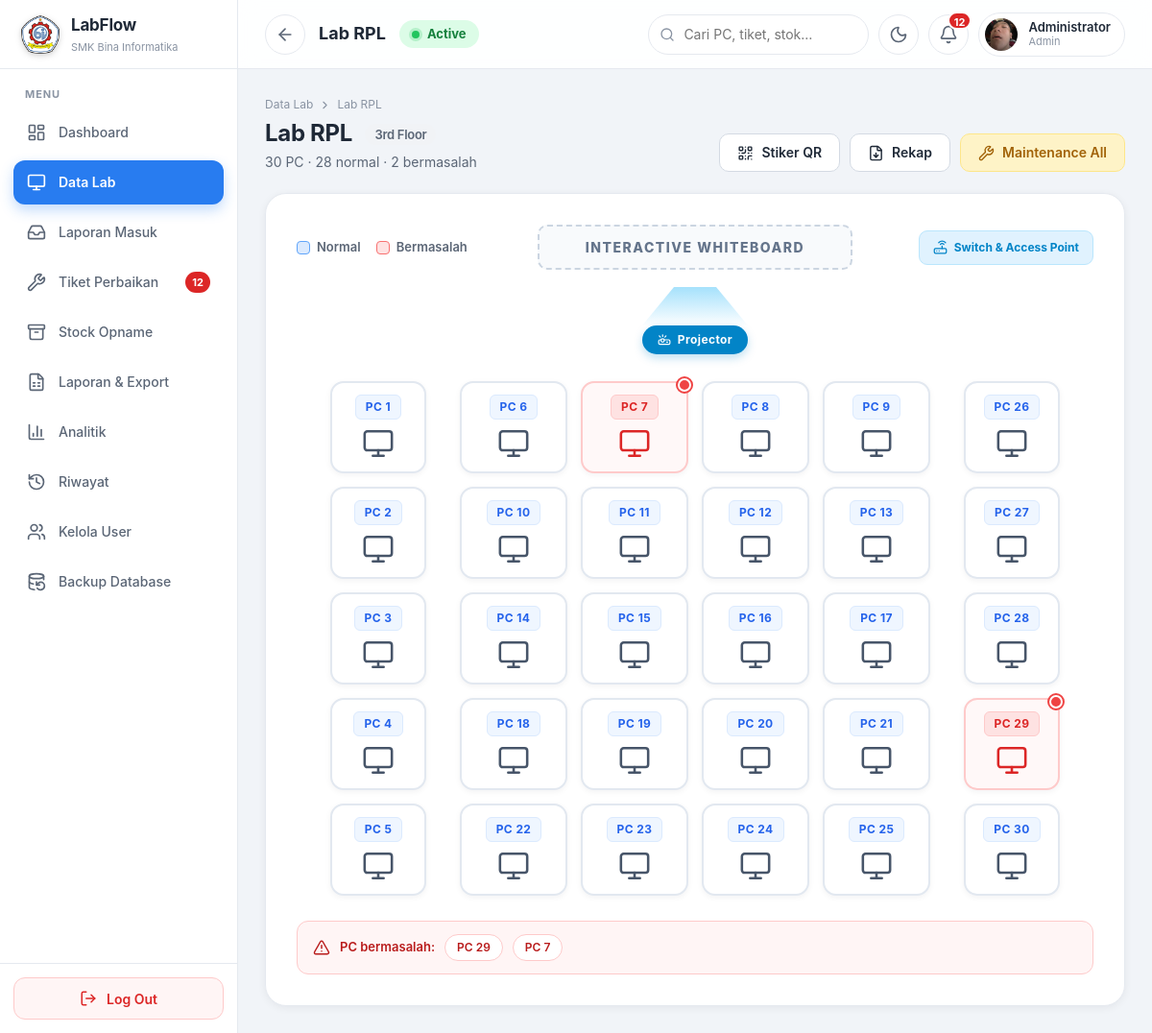
The app's page /lab.php?lab=rpl (signed in) with its own data.
### tables this page shows
CREATE TABLE `laboratories` (
  `id` int UNSIGNED NOT NULL,
  `code` varchar(20) NOT NULL,
  `name` varchar(100) NOT NULL,
  `folder` varchar(50) NOT NULL,
  `page_file` varchar(80) NOT NULL,
  `floor` varchar(30) NOT NULL,
  `status` enum('active','maintenance') NOT NULL DEFAULT 'active',
  `image` varchar(255) NOT NULL DEFAULT 'lab.jpg',
  `total_pcs` smallint UNSIGNED NOT NULL DEFAULT '0',
  `created_at` timestamp NOT NULL DEFAULT CURRENT_TIMESTAMP,
  `updated_at` timestamp NOT NULL DEFAULT CURRENT_TIMESTAMP ON UPDATE CURRENT_TIMESTAMP
);

### config/koneksi.php (called while the page is built, shortened)
<?php
function db(): PDO
{
    static $pdo = null;
    if ($pdo === null) {
        $pdo = new PDO(
            'mysql:host=' . DB_HOST . ';dbname=' . DB_NAME . ';charset=utf8mb4',
            DB_USER,
            DB_PASS,
            [
                PDO::MYSQL_ATTR_INIT_COMMAND => "SET NAMES utf8mb4 COLLATE utf8mb4_unicode_ci, time_zone = '" . (new DateTime('now', new DateTimeZone(APP_TZ)))->format('P') . "'",
                PDO::ATTR_ERRMODE            => PDO::ERRMODE_EXCEPTION,
                PDO::ATTR_DEFAULT_FETCH_MODE => PDO::FETCH_ASSOC,
                PDO::ATTR_EMULATE_PREPARES   => false,
            ]
        );
    }
    return $pdo;
}

### config/auth.php (called while the page is built, shortened)
<?php
require_once __DIR__ . '/koneksi.php';
function e($v): string
{
    return htmlspecialchars((string)$v, ENT_QUOTES, 'UTF-8');
}
function can_edit(): bool
{
    return in_array($_SESSION['role'] ?? '', ['admin', 'coordinator'], true);
}
function get_lab(string $code): ?array
{
    $s = db()->prepare('SELECT * FROM v_lab_overview WHERE code = ?');
    $s->execute([$code]);
    return $s->fetch() ?: null;
}
function get_issue_pcs(string $labCode): array
{
    $s = db()->prepare(
        "SELECT v.pc_number FROM v_pc_status v JOIN laboratories l ON l.id=v.laboratory_id
         WHERE l.code=? AND v.status='issue' COLLATE utf8mb4_unicode_ci"
    );
    $s->execute([$labCode]);
    return array_map('intval', $s->fetchAll(PDO::FETCH_COLUMN));
}

### lab.php (the view, shortened to what this page needs)
<?php
require_once __DIR__ . '/config/layout.php';
$labCode = preg_replace('/[^a-z0-9_-]/i', '', (string)($_GET['lab'] ?? ''));
$lab   = get_lab($labCode);
$issue   = get_issue_pcs($labCode);
$total   = (int)$lab['total_pcs'];
$maint   = $lab['status'] === 'maintenance';
$canEdit = can_edit();
$nIssue  = count($issue);
function lab_pc(int $n, array $issue): string
{
    global $labCode;
    $bad = in_array($n, $issue, true);
    return '<a class="pc-station ' . ($bad ? 'is-issue' : 'is-ok') . '" href="pc.php?lab=' . rawurlencode($labCode) . '&amp;no=' . $n . '"'
         . ' title="PC ' . $n . ' &bull; ' . ($bad ? 'Bermasalah' : 'Normal') . '" aria-label="PC ' . $n . ', ' . ($bad ? 'bermasalah' : 'normal') . '">'
         . '<span class="pc-tag">PC ' . $n . '</span>'
         . '<i data-lucide="monitor" class="pc-icon"></i>'
         . ($bad ? '<span class="pc-alert"></span>' : '')
         . '</a>';
}
$left = '<a class="icon-circle" href="data_lab.php" title="Kembali ke Data Lab" aria-label="Kembali ke Data Lab"><i data-lucide="arrow-left"></i></a>'
      . '<h1>' . e($lab['name']) . '</h1>'
      . '<span class="status-badge ' . e($lab['status']) . '"><span class="dot"></span>' . ($maint ? 'Maintenance' : 'Active') . '</span>';
$qrUrl = 'qr.php?lab=' . rawurlencode($labCode);
?>
            <div class="page-head">
                <div>
                    <div class="crumbs"><a href="data_lab.php">Data Lab</a><i data-lucide="chevron-right"></i><span><?= e($lab['name']) ?></span></div>
                    <h1><?= e($lab['name']) ?> <small class="floor-label"><?= e($lab['floor']) ?></small></h1>
                    <p><?= $total ?> PC &middot; <?= $total - $nIssue ?> normal &middot; <?= $nIssue ?> bermasalah</p>
                </div>
                <div class="actions">
                    <a class="btn btn-secondary" href="<?= e($qrUrl) ?>"><i data-lucide="qr-code"></i> <span>Stiker QR</span></a>
                    <a class="btn btn-secondary" href="laporan.php?jenis=kerusakan&amp;lab=<?= e($lab['code']) ?>"><i data-lucide="file-down"></i> <span>Rekap</span></a>
                    <?php if ($canEdit): ?>
                    <button type="button" class="btn <?= $maint ? 'btn-success' : 'btn-warning' ?>" id="btnMaint" data-code="<?= e($lab['code']) ?>" data-status="<?= e($lab['status']) ?>" data-name="<?= e($lab['name']) ?>">
                        <i data-lucide="<?= $maint ? 'circle-check' : 'wrench' ?>"></i>
                        <span><?= $maint ? 'Set Active' : 'Maintenance All' ?></span>
                    </button>
                    <?php endif; ?>
                </div>
            </div>
            <div class="card lab-floor<?= $maint ? ' is-maint' : '' ?>">
                <div class="floor-top">
                    <div class="legend">
                        <span class="legend-i"><span class="lg ok"></span> Normal</span>
                        <span class="legend-i"><span class="lg bad"></span> Bermasalah</span>
                    </div>
                    <div class="whiteboard">INTERACTIVE WHITEBOARD</div>
                    <div class="network-gear"><i data-lucide="router"></i> Switch &amp; Access Point</div>
                </div>
                <div class="projector-area">
                    <div class="projector-beams"></div>
                    <div class="projector-label"><i data-lucide="projector"></i> Projector</div>
                </div>
                <?php if ($total === 30): ?>
                <div class="pc-grid-layout classic">
                    <div class="pc-column side-column"><?php for ($i = 1; $i <= 5; $i++) echo lab_pc($i, $issue); ?></div>
                    <div class="pc-center-block">
                        <?php for ($n = 6; $n <= 25; $n++) echo lab_pc($n, $issue); ?>
                    </div>
                    <div class="pc-column side-column"><?php for ($i = 26; $i <= 30; $i++) echo lab_pc($i, $issue); ?></div>
                </div>
                <?php endif; ?>
                <?php if ($nIssue): ?>
                <div class="issue-strip">
                    <i data-lucide="triangle-alert"></i>
                    <span>PC bermasalah:</span>
                    <?php foreach ($issue as $n): ?><a class="chip" href="pc.php?lab=<?= e(rawurlencode($labCode)) ?>&amp;no=<?= (int)$n ?>">PC <?= (int)$n ?></a><?php endforeach; ?>
                </div>
                <?php endif; ?>
            </div>

### assets/css/base.css (style rules this page uses)
:root { --primary: #287cf0; --primary-600: #1d6add; --primary-700: #1658b8; --primary-50: #edf4ff; --primary-100: #dbe9ff; --bg: #f1f4f8; --surface: #ffffff; --border: #e5e9ef; --border-strong: #d4dae3; --text: #1f2937; --text-soft: #5b6676; --text-mute: #8a94a3; --green: #16a34a; --green-bg: #dcfce7; --yellow: #a16207; --yellow-bg: #fef3c7; --red: #dc2626; --red-bg: #fee2e2; --orange: #c2410c; --orange-bg: #ffedd5; --purple: #6d28d9; --purple-bg: #ede9fe; --gray-bg: #f1f3f6; --radius-sm: 8px; --radius: 12px; --radius-lg: 16px; --shadow-sm: 0 1px 2px rgba(16, 24, 40, .05); --shadow: 0 2px 8px rgba(16, 24, 40, .06); --shadow-lg: 0 12px 32px rgba(16, 24, 40, .14); --sidebar-w: 248px; --topbar-h: 72px; --ease: cubic-bezier(.4, 0, .2, 1); --font: "Inter", system-ui, -apple-system, "Segoe UI", Roboto, Arial, sans-serif; }
*, *::before, *::after { margin: 0; padding: 0; box-sizing: border-box; }
html { -webkit-text-size-adjust: 100%; }
body { font-family: var(--font); background: var(--bg); color: var(--text); font-size: 14px; line-height: 1.5; -webkit-font-smoothing: antialiased; }
a { color: inherit; text-decoration: none; }
button { font: inherit; color: inherit; border: none; background: none; cursor: pointer; }
h1, h2, h3 { line-height: 1.25; }
.topbar-left h1 { font-size: 18px; white-space: nowrap; overflow: hidden; text-overflow: ellipsis; }
.icon-circle { position: relative; width: 42px; height: 42px; border-radius: 50%; display: grid; place-items: center; color: var(--text-soft); border: 1px solid var(--border); background: var(--surface); transition: all .2s var(--ease); }
.icon-circle svg { width: 20px; height: 20px; }
.page-head { display: flex; align-items: flex-end; justify-content: space-between; gap: 16px; flex-wrap: wrap; margin-bottom: 22px; }
.page-head h1 { font-size: 24px; letter-spacing: -.3px; }
.page-head p { color: var(--text-soft); margin-top: 4px; }
.page-head .actions { display: flex; gap: 10px; flex-wrap: wrap; }
.crumbs { display: flex; align-items: center; gap: 6px; font-size: 12px; color: var(--text-mute); margin-bottom: 6px; flex-wrap: wrap; }
.crumbs svg { width: 13px; height: 13px; }
.btn { position: relative; overflow: hidden; display: inline-flex; align-items: center; justify-content: center; gap: 8px; height: 40px; padding: 0 18px; border-radius: 10px; font-size: 14px; font-weight: 600; line-height: 1; border: 1px solid transparent; cursor: pointer; white-space: nowrap; user-select: none; transition: background .2s var(--ease), box-shadow .2s var(--ease), transform .15s var(--ease), border-color .2s var(--ease), color .2s var(--ease); }
.btn svg { width: 17px; height: 17px; flex-shrink: 0; }
.btn-secondary { background: var(--surface); color: var(--text); border-color: var(--border-strong); }
.btn-warning { background: var(--yellow-bg); color: var(--yellow); border-color: #fde68a; }
.card { background: var(--surface); border: 1px solid var(--border); border-radius: var(--radius-lg); padding: 22px; box-shadow: var(--shadow-sm); }
.chip { display: inline-flex; align-items: center; gap: 6px; height: 34px; padding: 0 14px; border-radius: 20px; background: var(--surface); border: 1px solid var(--border-strong); color: var(--text-soft); font-size: 13px; font-weight: 600; transition: all .18s var(--ease); }
.dot { width: 8px; height: 8px; border-radius: 50%; background: currentColor; display: inline-block; }

### records on screen
laboratories: name "Lab RPL", floor "3rd Floor", total_pcs "30", $total-$nIssue "28"

### other values on screen
$label "Dashboard"
$label "Data Lab"
$label "Laporan Masuk"
$label "Tiket Perbaikan"
$badges[$key] "12"
$label "Stock Opname"
$label "Laporan & Export"
$label "Analitik"
$label "Riwayat"
$label "Kelola User"
$label "Backup Database"
$bell "12"
current_user_name() "Administrator"
role_label($_SESSION['role'] ?? 'user') "Admin"
$nIssue "2"
